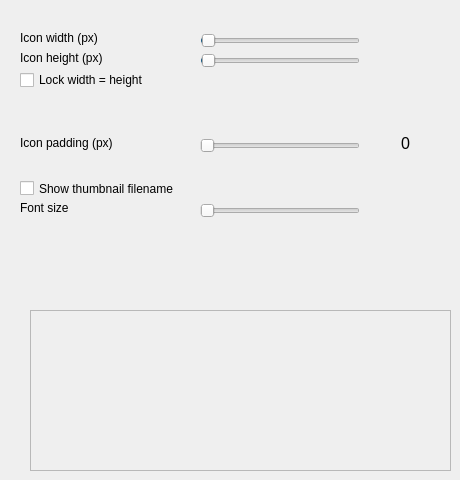
   <widget class="QWidget" name="pageThumbsGrid">
    <widget class="QLabel" name="iconWidthLbl_2">
     <property name="geometry">
      <rect>
       <x>380</x>
       <y>30</y>
       <width>30</width>
       <height>16</height>
      </rect>
     </property>
     <property name="font">
      <font>
       <pointsize>12</pointsize>
      </font>
     </property>
     <property name="frameShape">
      <enum>QFrame::NoFrame</enum>
     </property>
     <property name="text">
      <string/>
     </property>
     <property name="alignment">
      <set>Qt::AlignRight|Qt::AlignTrailing|Qt::AlignVCenter</set>
     </property>
    </widget>
    <widget class="QSlider" name="fontSizeSlider_2">
     <property name="geometry">
      <rect>
       <x>200</x>
       <y>200</y>
       <width>160</width>
       <height>22</height>
      </rect>
     </property>
     <property name="font">
      <font>
       <pointsize>12</pointsize>
      </font>
     </property>
     <property name="minimum">
      <number>6</number>
     </property>
     <property name="maximum">
      <number>20</number>
     </property>
     <property name="singleStep">
      <number>1</number>
     </property>
     <property name="pageStep">
      <number>5</number>
     </property>
     <property name="value">
      <number>6</number>
     </property>
     <property name="sliderPosition">
      <number>6</number>
     </property>
     <property name="orientation">
      <enum>Qt::Horizontal</enum>
     </property>
     <property name="invertedAppearance">
      <bool>false</bool>
     </property>
     <property name="tickPosition">
      <enum>QSlider::NoTicks</enum>
     </property>
     <property name="tickInterval">
      <number>5</number>
     </property>
    </widget>
    <widget class="QLabel" name="iconPaddingLbl_2">
     <property name="geometry">
      <rect>
       <x>380</x>
       <y>135</y>
       <width>30</width>
       <height>16</height>
      </rect>
     </property>
     <property name="font">
      <font>
       <pointsize>12</pointsize>
      </font>
     </property>
     <property name="frameShape">
      <enum>QFrame::NoFrame</enum>
     </property>
     <property name="text">
      <string>0</string>
     </property>
     <property name="alignment">
      <set>Qt::AlignRight|Qt::AlignTrailing|Qt::AlignVCenter</set>
     </property>
    </widget>
    <widget class="QLabel" name="thumbSpacingLbl_2">
     <property name="geometry">
      <rect>
       <x>380</x>
       <y>115</y>
       <width>30</width>
       <height>16</height>
      </rect>
     </property>
     <property name="font">
      <font>
       <pointsize>12</pointsize>
      </font>
     </property>
     <property name="frameShape">
      <enum>QFrame::NoFrame</enum>
     </property>
     <property name="text">
      <string/>
     </property>
     <property name="alignment">
      <set>Qt::AlignRight|Qt::AlignTrailing|Qt::AlignVCenter</set>
     </property>
    </widget>
    <widget class="QLabel" name="label_14">
     <property name="geometry">
      <rect>
       <x>100</x>
       <y>400</y>
       <width>151</width>
       <height>22</height>
      </rect>
     </property>
     <property name="font">
      <font>
       <pointsize>9</pointsize>
      </font>
     </property>
     <property name="text">
      <string>Thumb spacing (px)</string>
     </property>
    </widget>
    <widget class="QLabel" name="label_15">
     <property name="geometry">
      <rect>
       <x>20</x>
       <y>135</y>
       <width>141</width>
       <height>16</height>
      </rect>
     </property>
     <property name="font">
      <font>
       <pointsize>9</pointsize>
      </font>
     </property>
     <property name="text">
      <string>Icon padding (px)</string>
     </property>
    </widget>
    <widget class="QSlider" name="iconWidthSlider_2">
     <property name="geometry">
      <rect>
       <x>200</x>
       <y>30</y>
       <width>160</width>
       <height>22</height>
      </rect>
     </property>
     <property name="font">
      <font>
       <pointsize>12</pointsize>
      </font>
     </property>
     <property name="minimum">
      <number>40</number>
     </property>
     <property name="maximum">
      <number>160</number>
     </property>
     <property name="singleStep">
      <number>1</number>
     </property>
     <property name="pageStep">
      <number>5</number>
     </property>
     <property name="value">
      <number>41</number>
     </property>
     <property name="sliderPosition">
      <number>41</number>
     </property>
     <property name="orientation">
      <enum>Qt::Horizontal</enum>
     </property>
     <property name="invertedAppearance">
      <bool>false</bool>
     </property>
     <property name="tickPosition">
      <enum>QSlider::NoTicks</enum>
     </property>
     <property name="tickInterval">
      <number>5</number>
     </property>
    </widget>
    <widget class="QCheckBox" name="showThumbLabelChk_2">
     <property name="geometry">
      <rect>
       <x>20</x>
       <y>180</y>
       <width>201</width>
       <height>17</height>
      </rect>
     </property>
     <property name="font">
      <font>
       <pointsize>9</pointsize>
      </font>
     </property>
     <property name="text">
      <string>Show thumbnail filename</string>
     </property>
    </widget>
    <widget class="QLabel" name="fontSizeLbl_2">
     <property name="geometry">
      <rect>
       <x>380</x>
       <y>196</y>
       <width>30</width>
       <height>16</height>
      </rect>
     </property>
     <property name="font">
      <font>
       <pointsize>12</pointsize>
      </font>
     </property>
     <property name="frameShape">
      <enum>QFrame::NoFrame</enum>
     </property>
     <property name="text">
      <string/>
     </property>
     <property name="alignment">
      <set>Qt::AlignRight|Qt::AlignTrailing|Qt::AlignVCenter</set>
     </property>
    </widget>
    <widget class="QSlider" name="iconPaddingSlider_2">
     <property name="geometry">
      <rect>
       <x>200</x>
       <y>135</y>
       <width>160</width>
       <height>22</height>
      </rect>
     </property>
     <property name="font">
      <font>
       <pointsize>12</pointsize>
      </font>
     </property>
     <property name="minimum">
      <number>0</number>
     </property>
     <property name="maximum">
      <number>10</number>
     </property>
     <property name="singleStep">
      <number>1</number>
     </property>
     <property name="pageStep">
      <number>5</number>
     </property>
     <property name="value">
      <number>0</number>
     </property>
     <property name="sliderPosition">
      <number>0</number>
     </property>
     <property name="orientation">
      <enum>Qt::Horizontal</enum>
     </property>
     <property name="invertedAppearance">
      <bool>false</bool>
     </property>
     <property name="tickPosition">
      <enum>QSlider::NoTicks</enum>
     </property>
     <property name="tickInterval">
      <number>5</number>
     </property>
    </widget>
    <widget class="QSlider" name="thumbSpacingSlider_2">
     <property name="geometry">
      <rect>
       <x>280</x>
       <y>400</y>
       <width>160</width>
       <height>22</height>
      </rect>
     </property>
     <property name="font">
      <font>
       <pointsize>12</pointsize>
      </font>
     </property>
     <property name="minimum">
      <number>0</number>
     </property>
     <property name="maximum">
      <number>30</number>
     </property>
     <property name="singleStep">
      <number>1</number>
     </property>
     <property name="pageStep">
      <number>5</number>
     </property>
     <property name="value">
      <number>24</number>
     </property>
     <property name="sliderPosition">
      <number>24</number>
     </property>
     <property name="orientation">
      <enum>Qt::Horizontal</enum>
     </property>
     <property name="invertedAppearance">
      <bool>false</bool>
     </property>
     <property name="tickPosition">
      <enum>QSlider::NoTicks</enum>
     </property>
     <property name="tickInterval">
      <number>5</number>
     </property>
    </widget>
    <widget class="QLabel" name="label_17">
     <property name="geometry">
      <rect>
       <x>20</x>
       <y>30</y>
       <width>131</width>
       <height>16</height>
      </rect>
     </property>
     <property name="font">
      <font>
       <pointsize>9</pointsize>
      </font>
     </property>
     <property name="text">
      <string>Icon width (px)</string>
     </property>
    </widget>
    <widget class="QSlider" name="iconHeightSlider_2">
     <property name="geometry">
      <rect>
       <x>200</x>
       <y>50</y>
       <width>160</width>
       <height>22</height>
      </rect>
     </property>
     <property name="font">
      <font>
       <pointsize>12</pointsize>
      </font>
     </property>
     <property name="minimum">
      <number>40</number>
     </property>
     <property name="maximum">
      <number>160</number>
     </property>
     <property name="singleStep">
      <number>1</number>
     </property>
     <property name="pageStep">
      <number>5</number>
     </property>
     <property name="value">
      <number>41</number>
     </property>
     <property name="sliderPosition">
      <number>41</number>
     </property>
     <property name="orientation">
      <enum>Qt::Horizontal</enum>
     </property>
     <property name="invertedAppearance">
      <bool>false</bool>
     </property>
     <property name="tickPosition">
      <enum>QSlider::NoTicks</enum>
     </property>
     <property name="tickInterval">
      <number>5</number>
     </property>
    </widget>
    <widget class="QCheckBox" name="lockDimChk_2">
     <property name="geometry">
      <rect>
       <x>20</x>
       <y>70</y>
       <width>181</width>
       <height>20</height>
      </rect>
     </property>
     <property name="font">
      <font>
       <pointsize>9</pointsize>
      </font>
     </property>
     <property name="text">
      <string>Lock width = height</string>
     </property>
    </widget>
    <widget class="QLabel" name="label_18">
     <property name="geometry">
      <rect>
       <x>20</x>
       <y>50</y>
       <width>131</width>
       <height>16</height>
      </rect>
     </property>
     <property name="font">
      <font>
       <pointsize>9</pointsize>
      </font>
     </property>
     <property name="text">
      <string>Icon height (px)</string>
     </property>
    </widget>
    <widget class="QLabel" name="iconHeightLbl_2">
     <property name="geometry">
      <rect>
       <x>380</x>
       <y>50</y>
       <width>30</width>
       <height>16</height>
      </rect>
     </property>
     <property name="font">
      <font>
       <pointsize>12</pointsize>
      </font>
     </property>
     <property name="frameShape">
      <enum>QFrame::NoFrame</enum>
     </property>
     <property name="text">
      <string/>
     </property>
     <property name="alignment">
      <set>Qt::AlignRight|Qt::AlignTrailing|Qt::AlignVCenter</set>
     </property>
    </widget>
    <widget class="QLabel" name="label_19">
     <property name="geometry">
      <rect>
       <x>20</x>
       <y>200</y>
       <width>121</width>
       <height>16</height>
      </rect>
     </property>
     <property name="font">
      <font>
       <pointsize>9</pointsize>
      </font>
     </property>
     <property name="text">
      <string>Font size</string>
     </property>
    </widget>
    <widget class="QFrame" name="frame_4">
     <property name="geometry">
      <rect>
       <x>30</x>
       <y>310</y>
       <width>421</width>
       <height>161</height>
      </rect>
     </property>
     <property name="autoFillBackground">
      <bool>true</bool>
     </property>
     <property name="frameShape">
      <enum>QFrame::StyledPanel</enum>
     </property>
     <property name="frameShadow">
      <enum>QFrame::Raised</enum>
     </property>
    </widget>
   </widget>
